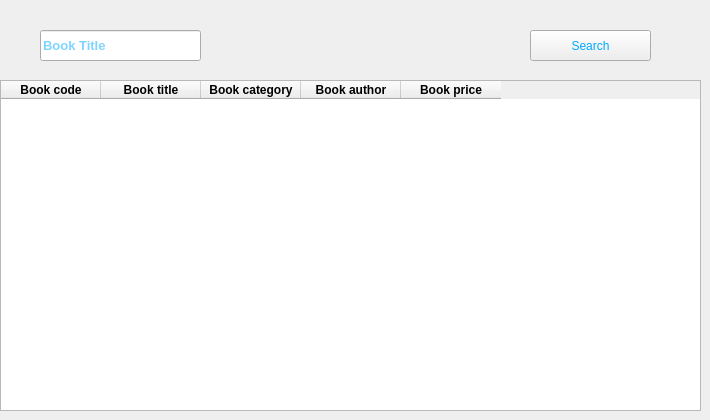
      <widget class="QWidget" name="tab_9">
       <attribute name="title">
        <string>All Book</string>
       </attribute>
       <widget class="QPushButton" name="pushButton_9">
        <property name="geometry">
         <rect>
          <x>530</x>
          <y>30</y>
          <width>121</width>
          <height>31</height>
         </rect>
        </property>
        <property name="styleSheet">
         <string notr="true">color: rgb(0, 170, 255);

</string>
        </property>
        <property name="text">
         <string>Search</string>
        </property>
       </widget>
       <widget class="QTableWidget" name="tableWidget_2">
        <property name="geometry">
         <rect>
          <x>0</x>
          <y>80</y>
          <width>701</width>
          <height>331</height>
         </rect>
        </property>
        <property name="styleSheet">
         <string notr="true">
</string>
        </property>
        <column>
         <property name="text">
          <string>Book code</string>
         </property>
         <property name="font">
          <font>
           <weight>75</weight>
           <bold>true</bold>
          </font>
         </property>
         <property name="textAlignment">
          <set>AlignCenter</set>
         </property>
        </column>
        <column>
         <property name="text">
          <string>Book title</string>
         </property>
         <property name="font">
          <font>
           <weight>75</weight>
           <bold>true</bold>
          </font>
         </property>
         <property name="textAlignment">
          <set>AlignCenter</set>
         </property>
        </column>
        <column>
         <property name="text">
          <string>Book category</string>
         </property>
         <property name="font">
          <font>
           <weight>75</weight>
           <bold>true</bold>
          </font>
         </property>
         <property name="textAlignment">
          <set>AlignCenter</set>
         </property>
        </column>
        <column>
         <property name="text">
          <string>Book author</string>
         </property>
         <property name="font">
          <font>
           <weight>75</weight>
           <bold>true</bold>
          </font>
         </property>
         <property name="textAlignment">
          <set>AlignCenter</set>
         </property>
        </column>
        <column>
         <property name="text">
          <string>Book price</string>
         </property>
         <property name="font">
          <font>
           <weight>75</weight>
           <bold>true</bold>
          </font>
         </property>
         <property name="textAlignment">
          <set>AlignCenter</set>
         </property>
        </column>
       </widget>
       <widget class="QLineEdit" name="lineEdit_24">
        <property name="geometry">
         <rect>
          <x>40</x>
          <y>30</y>
          <width>161</width>
          <height>31</height>
         </rect>
        </property>
        <property name="font">
         <font>
          <family>MS Shell Dlg 2</family>
          <pointsize>10</pointsize>
          <weight>75</weight>
          <bold>true</bold>
         </font>
        </property>
        <property name="styleSheet">
         <string notr="true">color: rgb(0, 170, 255);

</string>
        </property>
        <property name="placeholderText">
         <string>Book Title</string>
        </property>
       </widget>
      </widget>
